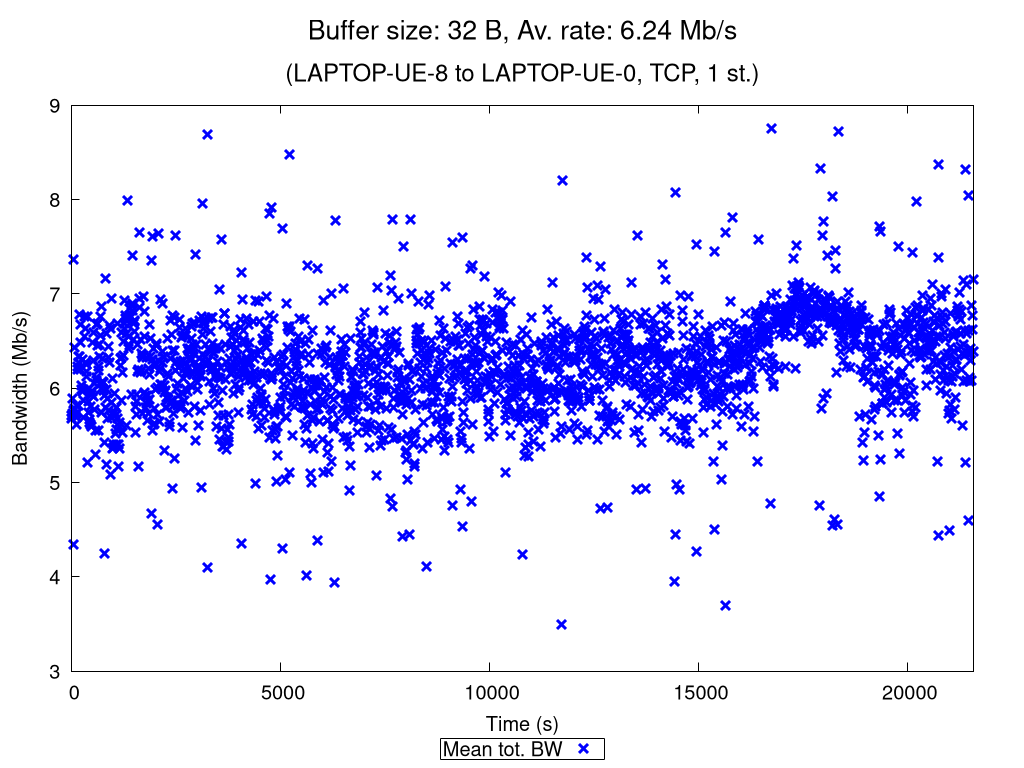

Write the gnuplot code that produced this figure.
set terminal pngcairo nocrop enhanced size 1024,768 font "Verdana,15"
set output "TCP_1_st_2020_10_29_09-52-50_two2one_00032B.png"

set title "{/=20 Buffer size: 32 B, Av. rate: 6.24 Mb/s}\n\n{/=18 (LAPTOP-UE-8 to LAPTOP-UE-0, TCP, 1 st.)}"

set xlabel "Time (s)"
set ylabel "Bandwidth (Mb/s)"
set ytics nomirror
set key bmargin center horizontal box samplen 1 width -1
set bmargin 4.6
set rmargin 4.5

rf = 1000000.0  # rate factor
set style fill transparent solid 0.2 noborder
set autoscale xfix
plot "TCP_1_st_2020_10_29_09-52-50_two2one_00032B_iperf_processed.dat" using 1:($2/rf-$3/rf):($2/rf+$3/rf) with filledcurves lc rgb "blue" notitle, \
     "" using 1:($2/rf) with points pt 2 ps 1.5 lw 3 lc rgb "blue" title "Mean tot. BW", \
